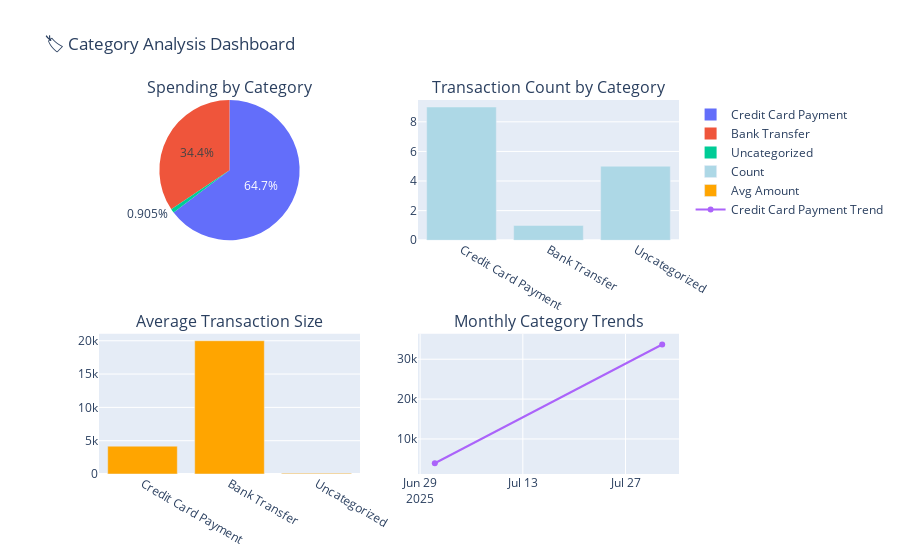

The code cell stored with this chart in its notebook:
### Markdown cell above
## 🏷️ Category Analysis with Hierarchical Data

### Code cell
# Analyze spending by category
expense_data = df[df['amount'] < 0].copy()
category_spending = expense_data.groupby('category')['abs_amount'].agg(['sum', 'count', 'mean']).round(2)
category_spending.columns = ['Total_Spent', 'Transaction_Count', 'Avg_Transaction']
category_spending = category_spending.sort_values('Total_Spent', ascending=False)

print("💸 TOP SPENDING CATEGORIES")
print("=" * 60)
print(f"{'Category':<25} {'Total':<12} {'Count':<8} {'Avg':<10}")
print("-" * 60)
for idx, (category, row) in enumerate(category_spending.head(10).iterrows()):
    print(f"{category:<25} ${row['Total_Spent']:>10,.2f} {row['Transaction_Count']:>6} ${row['Avg_Transaction']:>8,.2f}")

# Create interactive category visualization
fig = make_subplots(
    rows=2, cols=2,
    subplot_titles=('Spending by Category', 'Transaction Count by Category', 
                   'Average Transaction Size', 'Monthly Category Trends'),
    specs=[[{"type": "pie"}, {"type": "bar"}],
           [{"type": "bar"}, {"type": "scatter"}]]
)

# Top categories pie chart
top_categories = category_spending.head(8)
fig.add_trace(
    go.Pie(labels=top_categories.index, values=top_categories['Total_Spent'],
           name="Spending"),
    row=1, col=1
)

# Transaction count by category
fig.add_trace(
    go.Bar(x=top_categories.index, y=top_categories['Transaction_Count'],
           marker_color='lightblue', name='Count'),
    row=1, col=2
)

# Average transaction size
fig.add_trace(
    go.Bar(x=top_categories.index, y=top_categories['Avg_Transaction'],
           marker_color='orange', name='Avg Amount'),
    row=2, col=1
)

# Monthly trends for top category
top_category = category_spending.index[0]
monthly_category = expense_data[expense_data['category'] == top_category].groupby('month')['abs_amount'].sum()
fig.add_trace(
    go.Scatter(x=monthly_category.index.astype(str), y=monthly_category.values,
               mode='lines+markers', name=f'{top_category} Trend'),
    row=2, col=2
)

fig.update_layout(height=800, title_text="🏷️ Category Analysis Dashboard")
fig.show()

### Figure 1 — Plotly figure (JSON) as saved in the notebook; plotly's stock layout.template omitted (floating-point values rounded to 4 significant figures)
{"data": [{"domain": {"x": [0, 0.45], "y": [0.625, 1]}, "labels": ["Credit Card Payment", "Bank Transfer", "Uncategorized"], "name": "Spending", "type": "pie", "values": [37600.0, 20000.0, 525.8]}, {"marker": {"color": "lightblue"}, "name": "Count", "type": "bar", "x": ["Credit Card Payment", "Bank Transfer", "Uncategorized"], "xaxis": "x", "y": [9, 1, 5], "yaxis": "y"}, {"marker": {"color": "orange"}, "name": "Avg Amount", "type": "bar", "x": ["Credit Card Payment", "Bank Transfer", "Uncategorized"], "xaxis": "x2", "y": [4177.0, 20000.0, 105.2], "yaxis": "y2"}, {"mode": "lines+markers", "name": "Credit Card Payment Trend", "type": "scatter", "x": ["2025-07", "2025-08"], "xaxis": "x3", "y": [3907.0, 33690.0], "yaxis": "y3"}], "layout": {"annotations": [{"font": {"size": 16}, "showarrow": false, "text": "Spending by Category", "x": 0.225, "xanchor": "center", "xref": "paper", "y": 1, "yanchor": "bottom", "yref": "paper"}, {"font": {"size": 16}, "showarrow": false, "text": "Transaction Count by Category", "x": 0.775, "xanchor": "center", "xref": "paper", "y": 1, "yanchor": "bottom", "yref": "paper"}, {"font": {"size": 16}, "showarrow": false, "text": "Average Transaction Size", "x": 0.225, "xanchor": "center", "xref": "paper", "y": 0.375, "yanchor": "bottom", "yref": "paper"}, {"font": {"size": 16}, "showarrow": false, "text": "Monthly Category Trends", "x": 0.775, "xanchor": "center", "xref": "paper", "y": 0.375, "yanchor": "bottom", "yref": "paper"}], "autosize": true, "title": {"text": "🏷️ Category Analysis Dashboard"}, "xaxis": {"anchor": "y", "autorange": true, "domain": [0.55, 1], "range": [-0.5, 2.5], "type": "category"}, "xaxis2": {"anchor": "y2", "autorange": true, "domain": [0, 0.45], "range": [-0.5, 2.5], "type": "category"}, "xaxis3": {"anchor": "y3", "autorange": true, "domain": [0.55, 1], "range": ["2025-06-28 20:45:28.5228", "2025-08-03 03:14:31.4772"], "type": "date"}, "yaxis": {"anchor": "x", "autorange": true, "domain": [0.625, 1], "range": [0, 9.474], "type": "linear"}, "yaxis2": {"anchor": "x2", "autorange": true, "domain": [0, 0.375], "range": [0, 21050.0], "type": "linear"}, "yaxis3": {"anchor": "x3", "autorange": true, "domain": [0, 0.375], "range": [1637.0, 35960.0], "type": "linear"}}}
